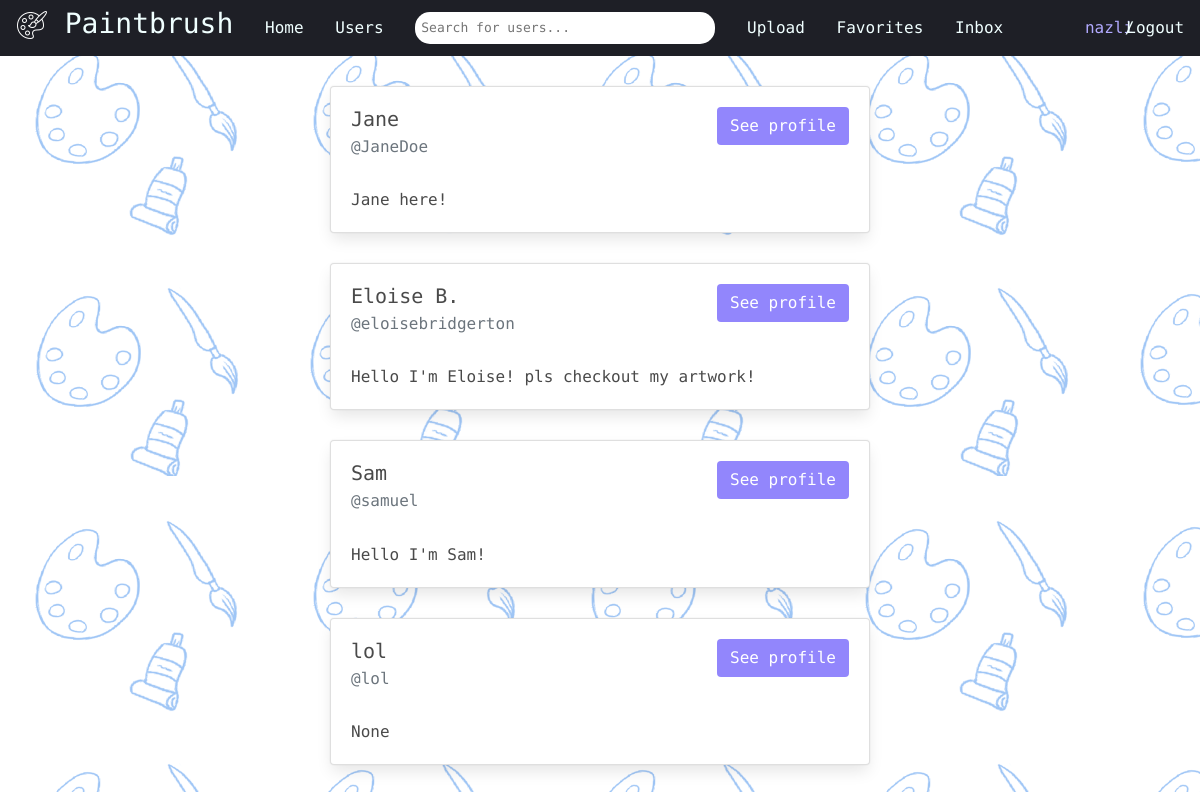
/account/followers/ (signed in), run on an earlier commit of the app's database.
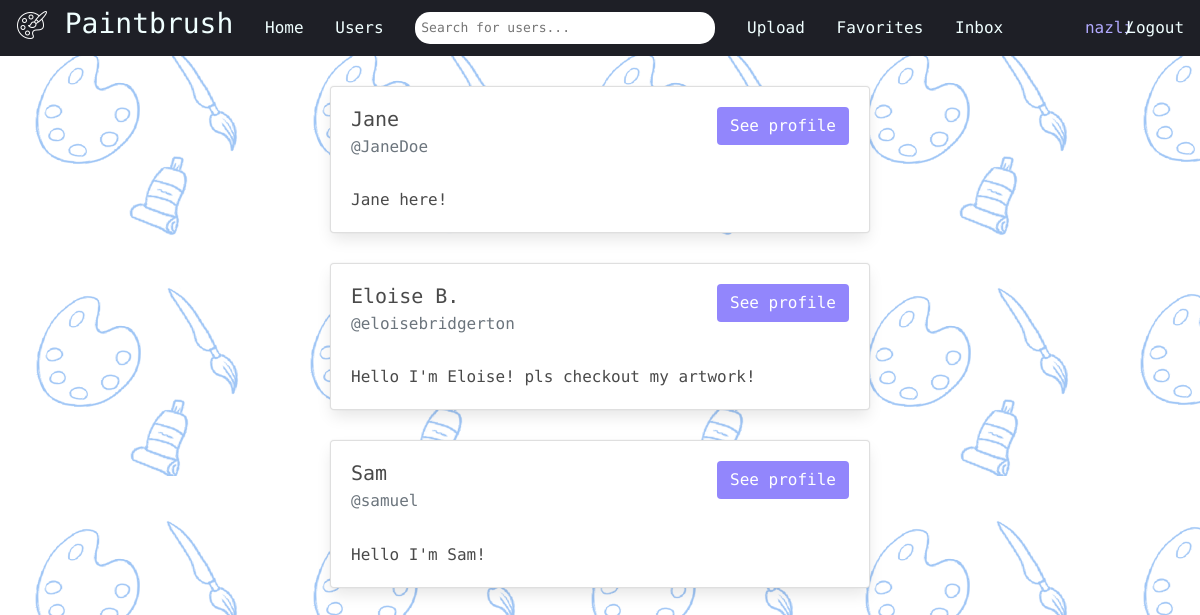
And on a later commit of the database.
### users/models.py (models this page shows, shortened)
class Profile(models.Model):
    user = models.OneToOneField(User, on_delete=models.CASCADE, related_name='profile', null=True, blank=True)
    name = models.CharField(max_length=200, blank=True, null=True)
    username = models.CharField(max_length=200, blank=True, null=True)
    email = models.EmailField(max_length=500, blank=True, null=True)
    bio = models.TextField(blank=True, null=True)
    profile_image = models.ImageField(null=True, blank=True, upload_to='profiles', default='defaultavatar.png')
    created = models.DateTimeField(auto_now_add=True)
    id = models.UUIDField(default=uuid.uuid4, unique=True, primary_key=True, editable=False)
    follows = models.ManyToManyField("self", related_name="followed_by", symmetrical=False, blank=True)

### users/views.py (the view)
# urls.py: path('account/followers/', views.followerlist, name="followers"),
@login_required(login_url="login")
def followerlist(request):
    profile = request.user.profile
    return render(request, "users/follower.html", {'profile': profile})

### templates/users/follower.html (shortened to what this page needs)
{% extends 'base.html' %}
{% block content %}
<div class= "container">
  <div class="row justify-content-center">
      <div class="col-6">
          {% for userprofile in profile.followed_by.all%}
          {% if userprofile.id != profile.id %}
          <div class="card" style="margin-top:30px; margin-bottom:30px;">
                  <div class="card-body">
                    <h5 class="card-title">{{userprofile.name}}
                      <a href="{% url 'profiles' userprofile.id %}" class="btn float-right">See profile</a>
                    </h5>
                    <h6 class="card-subtitle mb-2 text-muted">@{{userprofile.username}}</h6>
                    <br>
                    <p class="card-text">{{userprofile.bio}}</p>
                  </div>
          </div>
          {% endif %}
          {% endfor %}
      </div>
  </div>
</div>
{% endblock content %}

What changed in the data, as far as the page shows it:
removed Profile: name "lol", username "lol", bio "None"
